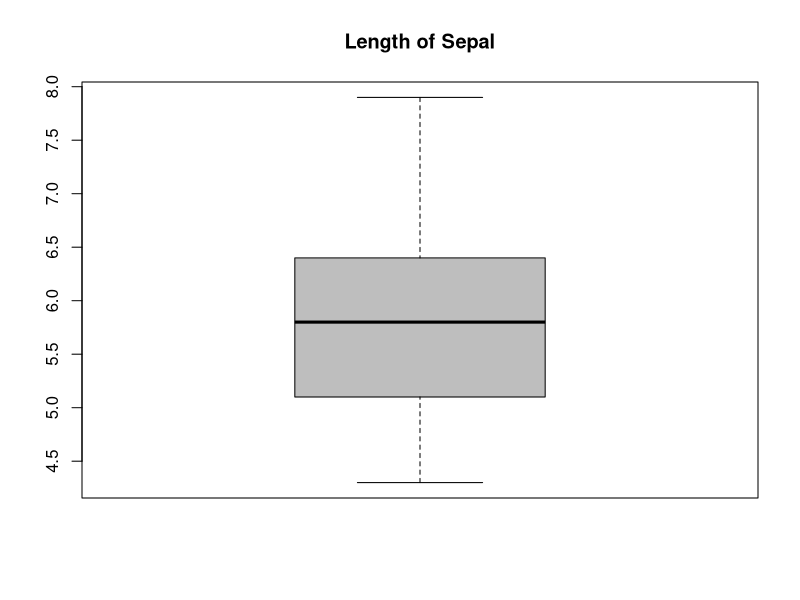
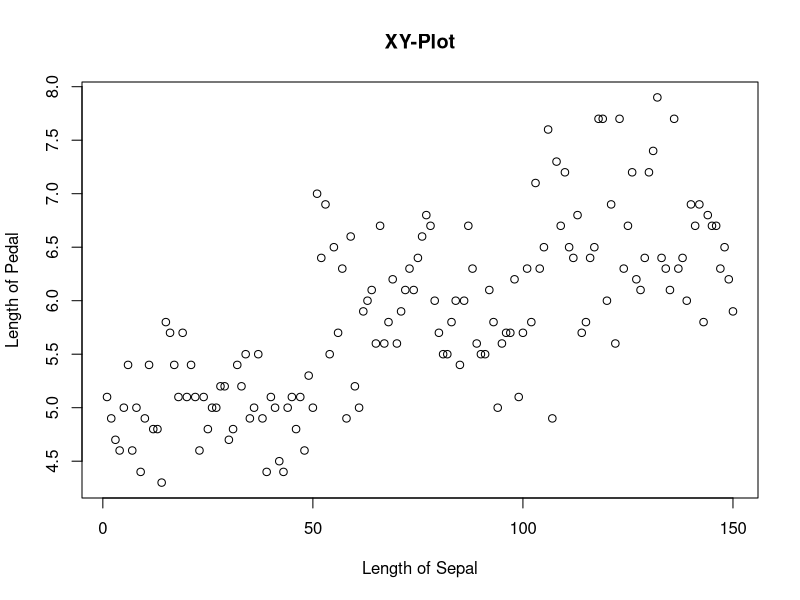
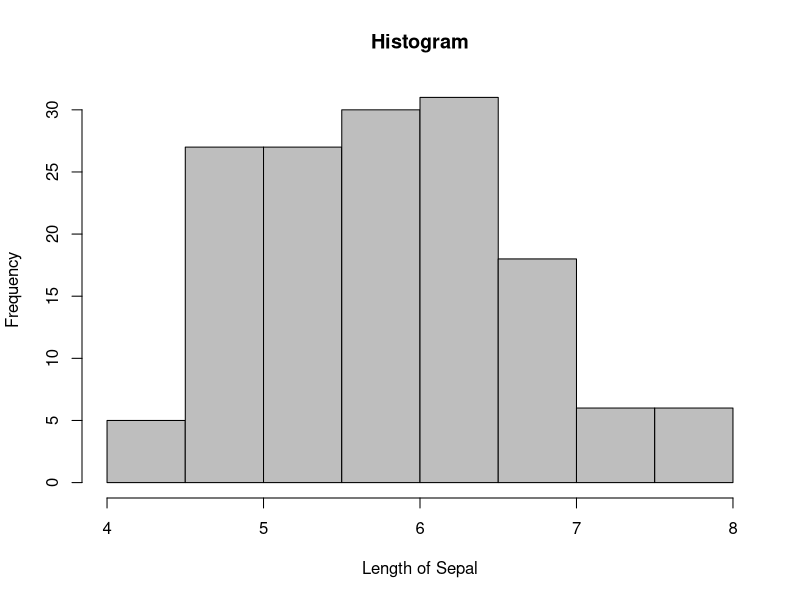
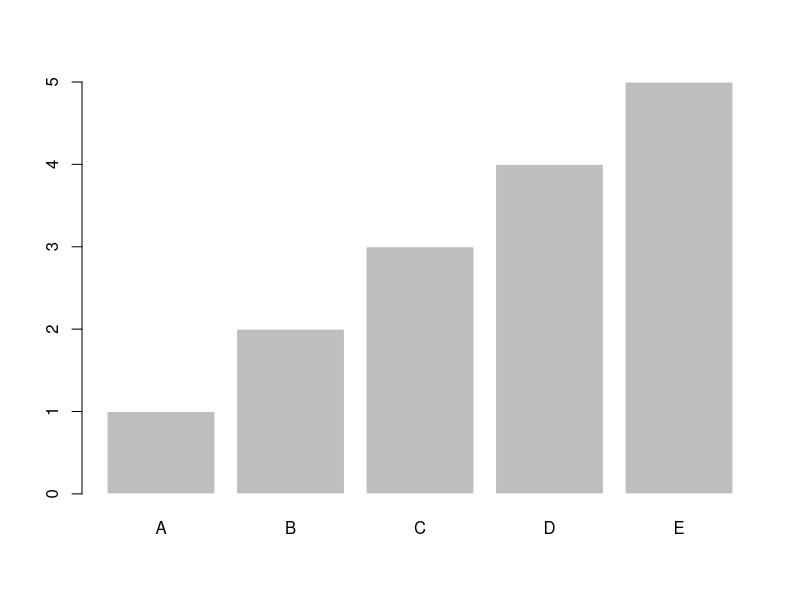
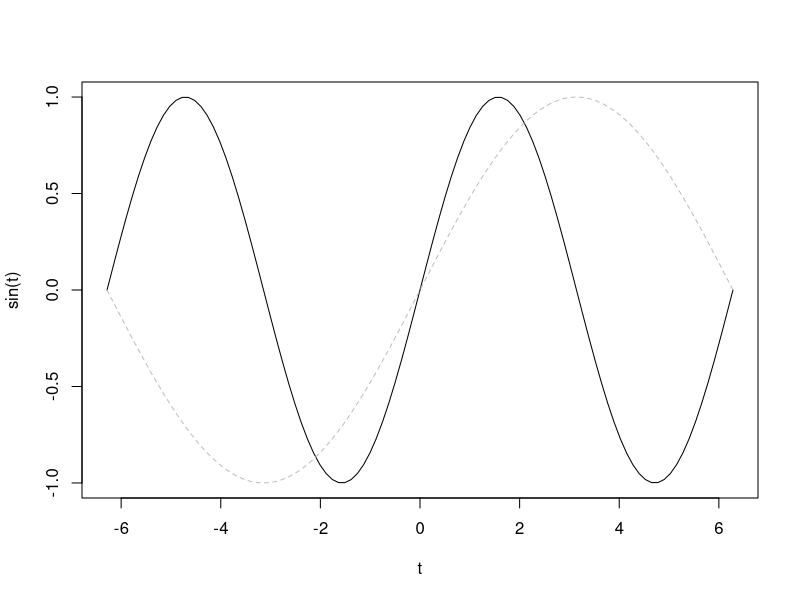
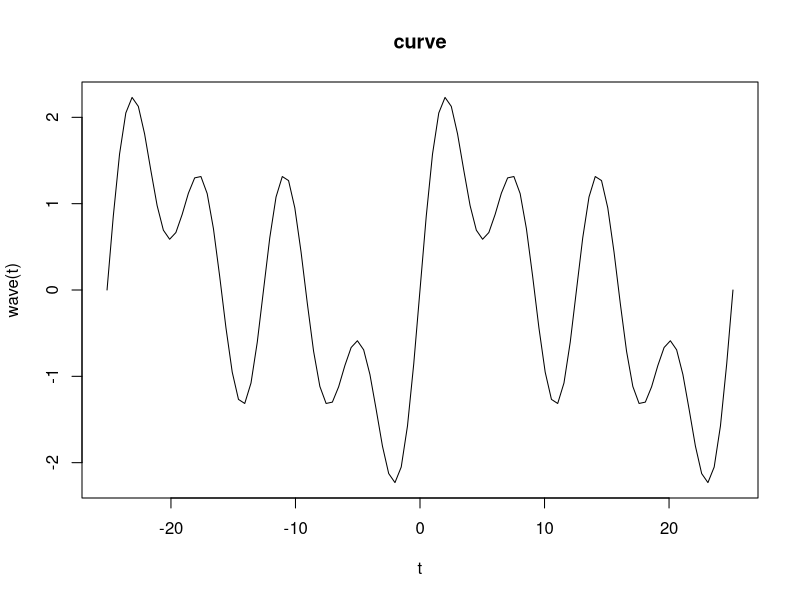
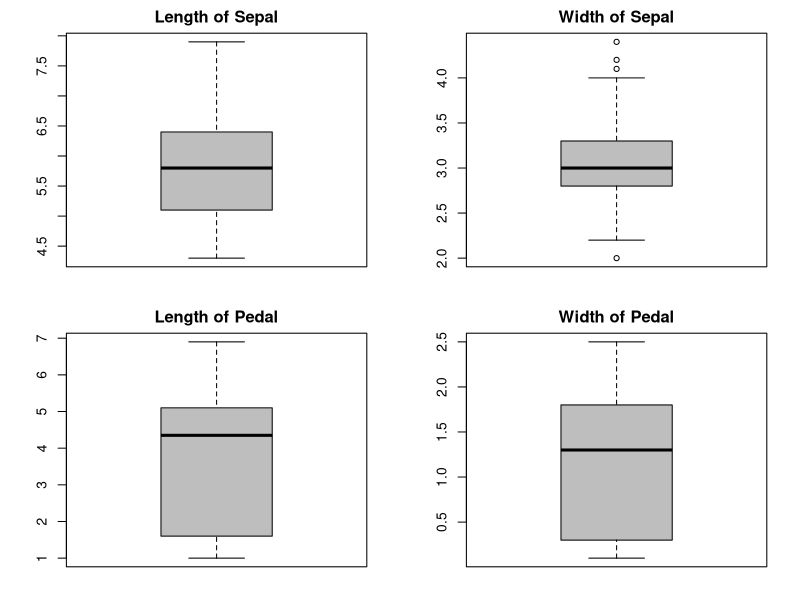

R code for these plots, in order:
#############################################################################
## plots (base R)
#############################################################################

# boxplot
df <- iris 
boxplot(df$Sepal.Length, main="Length of Sepal", col="grey")

# xy-plot
plot(df$Sepal.Length, df$Pedal.Length, 
     main="XY-Plot",
     xlab="Length of Sepal", 
     ylab="Length of Pedal")

# histogram
hist(df$Sepal.Length, col="grey", main="Histogram", xlab="Length of Sepal")

#barplot
barplot(height = c(1:5), names.arg = LETTERS[1:5], col = "grey", border=FALSE)

#curve
curve(sin, -2*pi, 2*pi, xname="t")
curve(sin(t/2), -2*pi, 2*pi, xname="t", col="grey", lty=2, add=TRUE)

wave <- function(t) sin(t) + sin(t/2) + sin(t/4)
curve(wave, -8*pi, 8*pi, xname="t", main="curve")

#############################################################################
## layout (base R)
#############################################################################

df <- iris 

par(mfrow=c(2,2))     # 4 plots in 2 rows and 2 columns
par(mar=c(2,4,2,2))   # Margins: bottom, left, top, right 

boxplot(df$Sepal.Length, main="Length of Sepal", col="grey")
boxplot(df$Sepal.Width, main="Width of Sepal", col="grey")
boxplot(df$Petal.Length, main="Length of Pedal", col="grey")
boxplot(df$Petal.Width, main="Width of Pedal", col="grey")

# reset display
dev.off()

#############################################################################
## Colors
#############################################################################

# show list of pre defined colors
colors()

# use RColorBrewer to find nice colors
library(RColorBrewer)

# display.brewer.all()
# display.brewer.pal(9, "Blues")
wc_col <- brewer.pal(9, "Blues")  # color blue in 9 steps
wc_col <- wc_col[c(-1,-2)]        # remove first two colors

# dark green "#7dba00", medium green "#add35e", light green "#d8eab2"
# dark grey "#525252", medium grey "#7f7f7f", light grey "#b2b2b2", very light grey "#cccccc"


